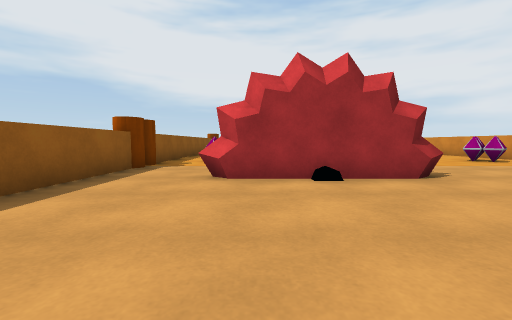
view 1 (above)

16 first-person views from a walk through a 3-D level made in the Unity game engine. The camera is 0.72 m above the floor, tilts 4° down and sees 90° across. The floor is counted in squares, 1 m on a side. Each view is taken from the middle of a square. On the plan, view 1 faces up. The plan holds only what a view shows up to about 9 squares ahead; the rest is blank. The place goes on beyond the plan. The player character is not drawn.

view 2
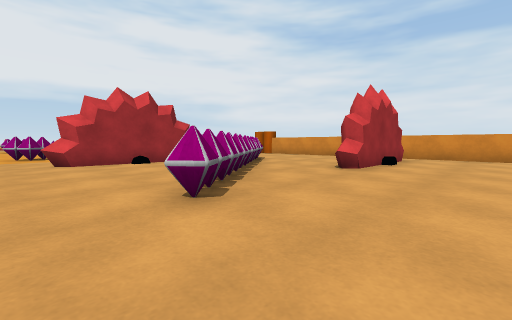

view 3
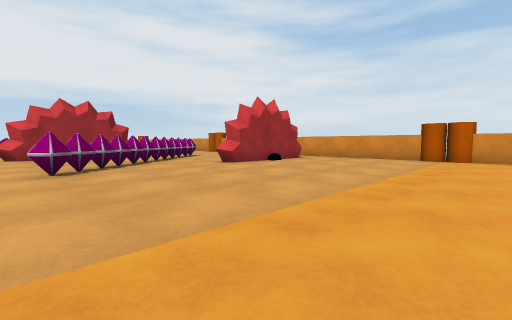

view 4
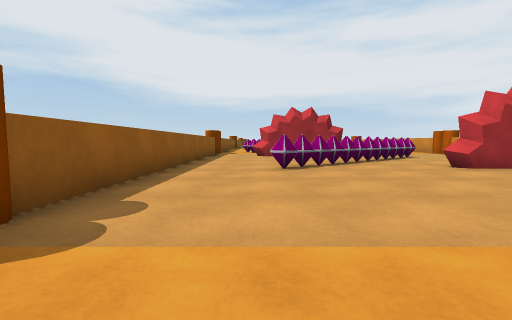

view 5
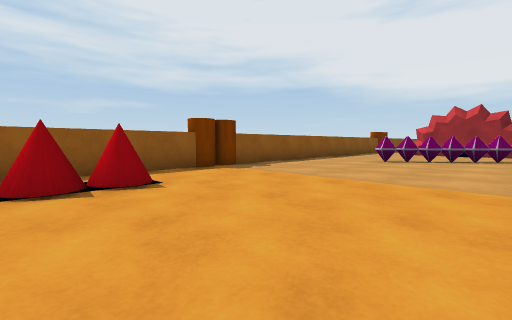

view 6
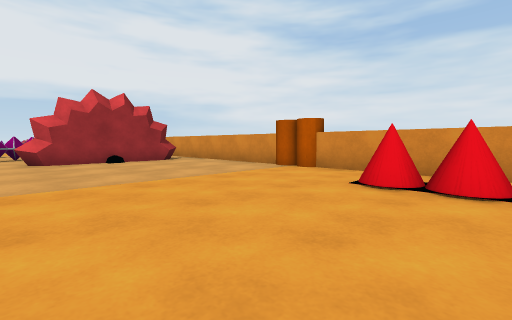

view 7
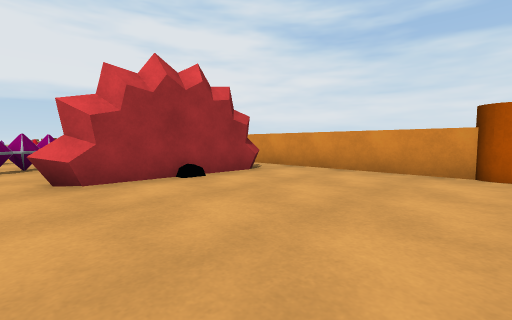

view 8
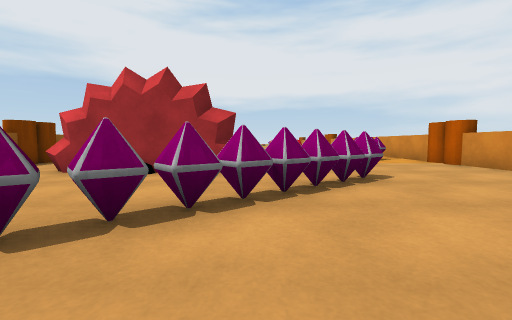

view 9
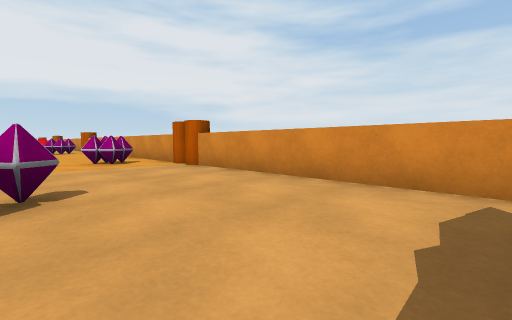

view 10
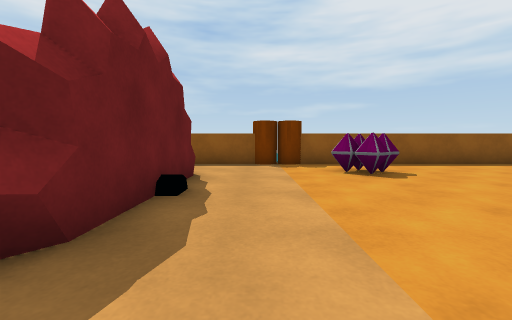

view 11
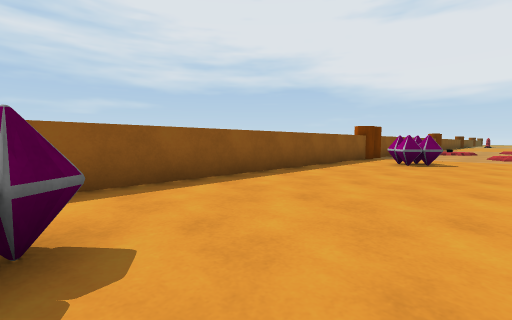

view 12
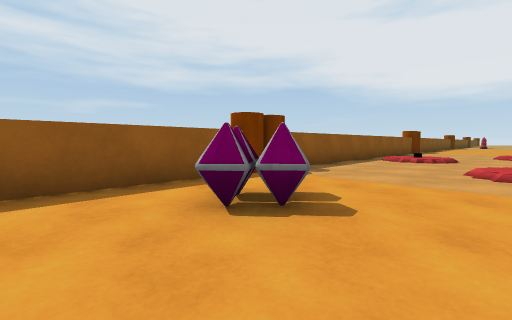

view 13
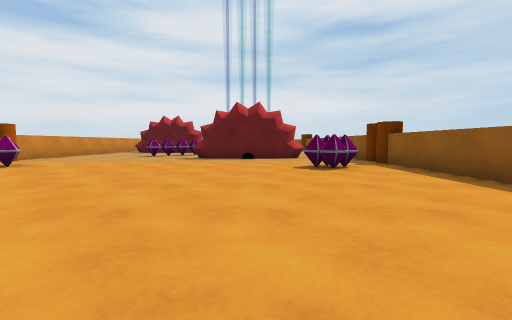

view 14
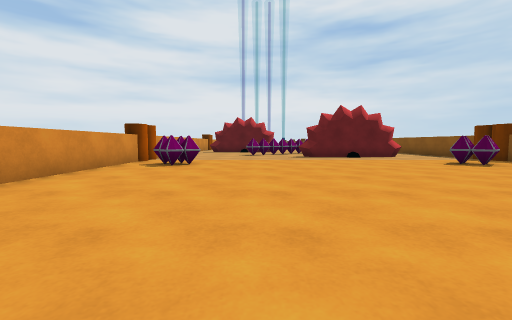

view 15
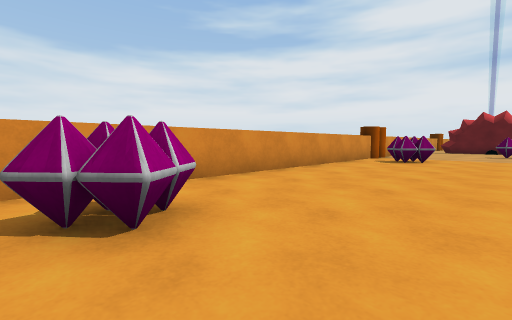

view 16
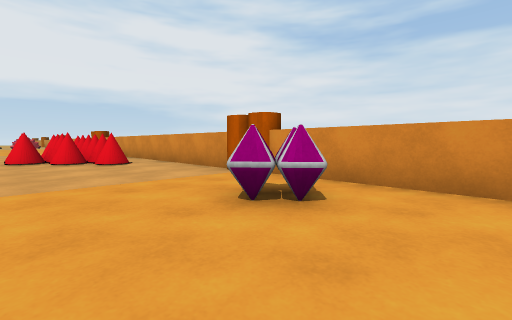

### Floor plan
Key: @ floor where view 1 was taken; # wall or solid block; . floor; / step, stairs or slope; C cylinder; O other object.
Columns run from 4 left of view 1 to 11 right of it. Each row starts with its distance up from view 1.
 28     ..    OOO
 27   //..    .OOO
 26  ....     ..OO.
 25 #....     .....#
 24 #....     .....#
 23 #.....    .....#
 22 CC....    ....CC
 21 C.....    .....C
 20 #..O..    ...O.#
 19 #.OO..    ..OO.#
 18 #.....    .....#
 17 #.....  .......#
 16 #..............#
 15 #..............#
 14 #..............#
 13 #..............#
 12 #..............#
 11 #..............#
 10 #.OO........OO.#
  9 #..O.........O.#
  8 CC............CC
  7 C..............C
  6 #....O.........#
  5 #..O###OO......#
  4 #.........O....#
  3 #.......OOO....#
  2 # .....OO......#
  1 #.....OO.......#
  0 #...@OO....O...#
 -1 #...OO...O###O.#
 -2 #..............#
 -3 #..............#
 -4 #..............#
 -5 #..............#
 -6 CC............CC
 -7 C..............C
 -8 #..............#
 -9 #.O..........O.#
-10 #.OO........OO.#
-11 #  ..........  #

Positions as (right, up) in squares from view 1, and headings:
1: (0, 0), facing up
2: (-2, -4), facing up-right
3: (-1, -8), facing up-right
4: (-1, -8), facing up
5: (3, -11), facing up-left
6: (4, -11), facing up-right
7: (4, -6), facing up-right
8: (4, -1), facing up
9: (6, 0), facing up-right
10: (5, 7), facing left
11: (1, 10), facing up-left
12: (1, 17), facing up-left
13: (1, 17), facing down
14: (6, 18), facing down
15: (6, 20), facing down-right
16: (6, 17), facing up-right
